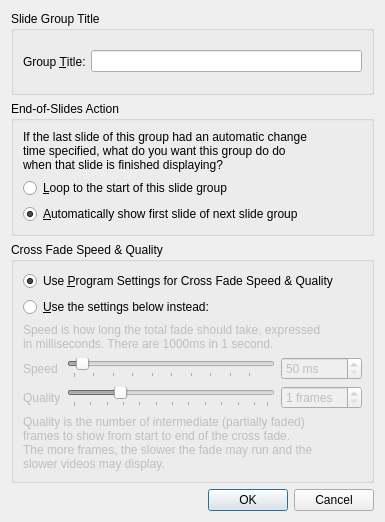
<?xml version="1.0" encoding="UTF-8"?>
<ui version="4.0">
 <class>SlideGroupSettingsDialog</class>
 <widget class="QDialog" name="SlideGroupSettingsDialog">
  <property name="geometry">
   <rect>
    <x>0</x>
    <y>0</y>
    <width>385</width>
    <height>522</height>
   </rect>
  </property>
  <property name="windowTitle">
   <string>Dialog</string>
  </property>
  <layout class="QVBoxLayout" name="verticalLayout_3">
   <item>
    <widget class="QGroupBox" name="groupBox">
     <property name="title">
      <string>Slide Group Title</string>
     </property>
     <layout class="QHBoxLayout" name="horizontalLayout">
      <item>
       <widget class="QLabel" name="label_2">
        <property name="text">
         <string>Group &amp;Title:</string>
        </property>
        <property name="buddy">
         <cstring>title</cstring>
        </property>
       </widget>
      </item>
      <item>
       <widget class="QLineEdit" name="title"/>
      </item>
     </layout>
    </widget>
   </item>
   <item>
    <widget class="QGroupBox" name="groupBox_2">
     <property name="title">
      <string>End-of-Slides Action</string>
     </property>
     <layout class="QVBoxLayout" name="verticalLayout_2">
      <item>
       <widget class="QLabel" name="label">
        <property name="text">
         <string>If the last slide of this group had an automatic change
time specified, what do you want this group do do
when that slide is finished displaying?</string>
        </property>
       </widget>
      </item>
      <item>
       <widget class="QRadioButton" name="rNothing">
        <property name="text">
         <string>&amp;Loop to the start of this slide group</string>
        </property>
       </widget>
      </item>
      <item>
       <widget class="QRadioButton" name="rChange">
        <property name="text">
         <string>&amp;Automatically show first slide of next slide group</string>
        </property>
        <property name="checked">
         <bool>true</bool>
        </property>
       </widget>
      </item>
     </layout>
    </widget>
   </item>
   <item>
    <widget class="QGroupBox" name="groupBox_4">
     <property name="title">
      <string>Cross Fade Speed &amp;&amp; Quality</string>
     </property>
     <layout class="QVBoxLayout" name="verticalLayout_5">
      <item>
       <widget class="QRadioButton" name="btnUseApp">
        <property name="text">
         <string>Use &amp;Program Settings for Cross Fade Speed &amp;&amp; Quality</string>
        </property>
        <property name="checked">
         <bool>true</bool>
        </property>
       </widget>
      </item>
      <item>
       <widget class="QRadioButton" name="btnUseGroup">
        <property name="text">
         <string>&amp;Use the settings below instead:</string>
        </property>
       </widget>
      </item>
      <item>
       <widget class="QWidget" name="fadeSettingsBase" native="true">
        <property name="enabled">
         <bool>false</bool>
        </property>
        <layout class="QVBoxLayout" name="verticalLayout">
         <property name="margin">
          <number>0</number>
         </property>
         <item>
          <widget class="QLabel" name="label_6">
           <property name="text">
            <string>Speed is how long the total fade should take, expressed
in milliseconds. There are 1000ms in 1 second.</string>
           </property>
          </widget>
         </item>
         <item>
          <layout class="QGridLayout" name="gridLayout">
           <item row="0" column="0">
            <widget class="QLabel" name="label_4">
             <property name="text">
              <string>Speed</string>
             </property>
            </widget>
           </item>
           <item row="1" column="0">
            <widget class="QLabel" name="label_5">
             <property name="text">
              <string>Quality</string>
             </property>
            </widget>
           </item>
           <item row="0" column="1">
            <widget class="QSlider" name="speedSlider">
             <property name="minimum">
              <number>50</number>
             </property>
             <property name="maximum">
              <number>5000</number>
             </property>
             <property name="singleStep">
              <number>100</number>
             </property>
             <property name="pageStep">
              <number>500</number>
             </property>
             <property name="value">
              <number>250</number>
             </property>
             <property name="orientation">
              <enum>Qt::Horizontal</enum>
             </property>
             <property name="invertedAppearance">
              <bool>false</bool>
             </property>
             <property name="invertedControls">
              <bool>false</bool>
             </property>
             <property name="tickPosition">
              <enum>QSlider::TicksBelow</enum>
             </property>
             <property name="tickInterval">
              <number>500</number>
             </property>
            </widget>
           </item>
           <item row="1" column="1">
            <widget class="QSlider" name="qualitySlider">
             <property name="minimum">
              <number>1</number>
             </property>
             <property name="maximum">
              <number>60</number>
             </property>
             <property name="singleStep">
              <number>5</number>
             </property>
             <property name="value">
              <number>15</number>
             </property>
             <property name="orientation">
              <enum>Qt::Horizontal</enum>
             </property>
             <property name="tickPosition">
              <enum>QSlider::TicksBelow</enum>
             </property>
             <property name="tickInterval">
              <number>5</number>
             </property>
            </widget>
           </item>
           <item row="0" column="2">
            <widget class="QSpinBox" name="speedBox">
             <property name="suffix">
              <string> ms</string>
             </property>
             <property name="minimum">
              <number>50</number>
             </property>
             <property name="maximum">
              <number>5000</number>
             </property>
             <property name="singleStep">
              <number>10</number>
             </property>
            </widget>
           </item>
           <item row="1" column="2">
            <widget class="QSpinBox" name="qualityBox">
             <property name="suffix">
              <string> frames</string>
             </property>
             <property name="minimum">
              <number>1</number>
             </property>
             <property name="maximum">
              <number>60</number>
             </property>
            </widget>
           </item>
          </layout>
         </item>
         <item>
          <widget class="QLabel" name="label_7">
           <property name="text">
            <string>Quality is the number of intermediate (partially faded)
frames to show from start to end of the cross fade. 
The more frames, the slower the fade may run and the
slower videos may display.</string>
           </property>
          </widget>
         </item>
        </layout>
       </widget>
      </item>
     </layout>
    </widget>
   </item>
   <item>
    <widget class="QDialogButtonBox" name="buttonBox">
     <property name="orientation">
      <enum>Qt::Horizontal</enum>
     </property>
     <property name="standardButtons">
      <set>QDialogButtonBox::Cancel|QDialogButtonBox::Ok</set>
     </property>
    </widget>
   </item>
  </layout>
 </widget>
 <resources/>
 <connections>
  <connection>
   <sender>buttonBox</sender>
   <signal>accepted()</signal>
   <receiver>SlideGroupSettingsDialog</receiver>
   <slot>accept()</slot>
   <hints>
    <hint type="sourcelabel">
     <x>257</x>
     <y>512</y>
    </hint>
    <hint type="destinationlabel">
     <x>157</x>
     <y>274</y>
    </hint>
   </hints>
  </connection>
  <connection>
   <sender>buttonBox</sender>
   <signal>rejected()</signal>
   <receiver>SlideGroupSettingsDialog</receiver>
   <slot>reject()</slot>
   <hints>
    <hint type="sourcelabel">
     <x>325</x>
     <y>512</y>
    </hint>
    <hint type="destinationlabel">
     <x>286</x>
     <y>274</y>
    </hint>
   </hints>
  </connection>
  <connection>
   <sender>btnUseGroup</sender>
   <signal>toggled(bool)</signal>
   <receiver>fadeSettingsBase</receiver>
   <slot>setEnabled(bool)</slot>
   <hints>
    <hint type="sourcelabel">
     <x>80</x>
     <y>287</y>
    </hint>
    <hint type="destinationlabel">
     <x>356</x>
     <y>367</y>
    </hint>
   </hints>
  </connection>
  <connection>
   <sender>speedBox</sender>
   <signal>valueChanged(int)</signal>
   <receiver>speedSlider</receiver>
   <slot>setValue(int)</slot>
   <hints>
    <hint type="sourcelabel">
     <x>294</x>
     <y>346</y>
    </hint>
    <hint type="destinationlabel">
     <x>225</x>
     <y>350</y>
    </hint>
   </hints>
  </connection>
  <connection>
   <sender>speedSlider</sender>
   <signal>valueChanged(int)</signal>
   <receiver>speedBox</receiver>
   <slot>setValue(int)</slot>
   <hints>
    <hint type="sourcelabel">
     <x>168</x>
     <y>352</y>
    </hint>
    <hint type="destinationlabel">
     <x>303</x>
     <y>353</y>
    </hint>
   </hints>
  </connection>
  <connection>
   <sender>qualitySlider</sender>
   <signal>valueChanged(int)</signal>
   <receiver>qualityBox</receiver>
   <slot>setValue(int)</slot>
   <hints>
    <hint type="sourcelabel">
     <x>221</x>
     <y>383</y>
    </hint>
    <hint type="destinationlabel">
     <x>311</x>
     <y>383</y>
    </hint>
   </hints>
  </connection>
  <connection>
   <sender>qualityBox</sender>
   <signal>valueChanged(int)</signal>
   <receiver>qualitySlider</receiver>
   <slot>setValue(int)</slot>
   <hints>
    <hint type="sourcelabel">
     <x>296</x>
     <y>384</y>
    </hint>
    <hint type="destinationlabel">
     <x>216</x>
     <y>385</y>
    </hint>
   </hints>
  </connection>
 </connections>
</ui>
